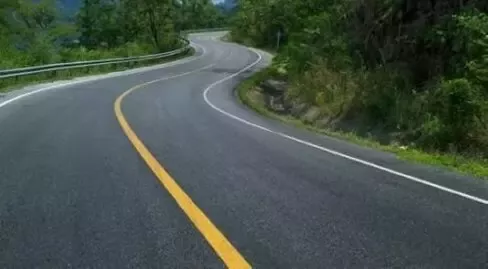
#> input picture line_detection.jpg, 488 x 269 px
$ python induction_assign.py
#> lines starting #> are read from the running program, lines starting #| are printed output that depends on the picture; after the words box and inside, x2 and y2 are one past the last pixel; in counts of white or black regions, pixels touching at a corner belong together
import numpy as np
import cv2

img = cv2.imread('line_detection.jpg')
#> img is the input picture: shape (269, 488, 3); mean B, G, R 72.8, 81, 69.4

hsv = cv2.cvtColor(img, cv2.COLOR_BGR2HSV)
#> hsv: shape (269, 488, 3); mean H, S, V 78.8, 76.9, 85.7

#to detect color
lower_hsv = np.array([0,0,160])
upper_hsv = np.array([179,255,255])

mask = cv2.inRange(hsv, lower_hsv, upper_hsv)
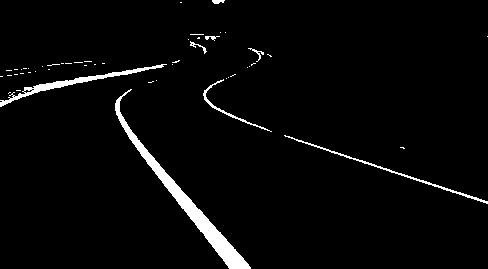
#> mask: shape (269, 488); 3.1% white; 50 white regions (42 under 20 px), largest, box (x1, y1, x2, y2) and area: (115, 89, 251, 269) 2295, (0, 64, 167, 107) 806, (284, 135, 488, 204) 461

res = cv2.bitwise_and(img, img, mask=mask)
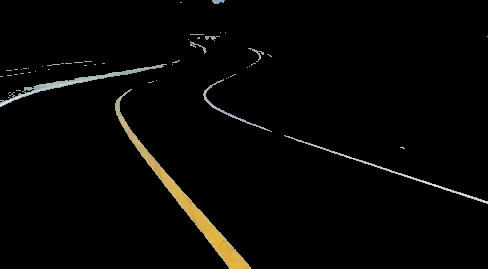
#> res: shape (269, 488, 3); mean B, G, R 4.1, 5.6, 5.9

cv2.imshow('image', img)
cv2.imshow('res', res)

cv2.waitKey(0)
cv2.destroyAllWindows()
